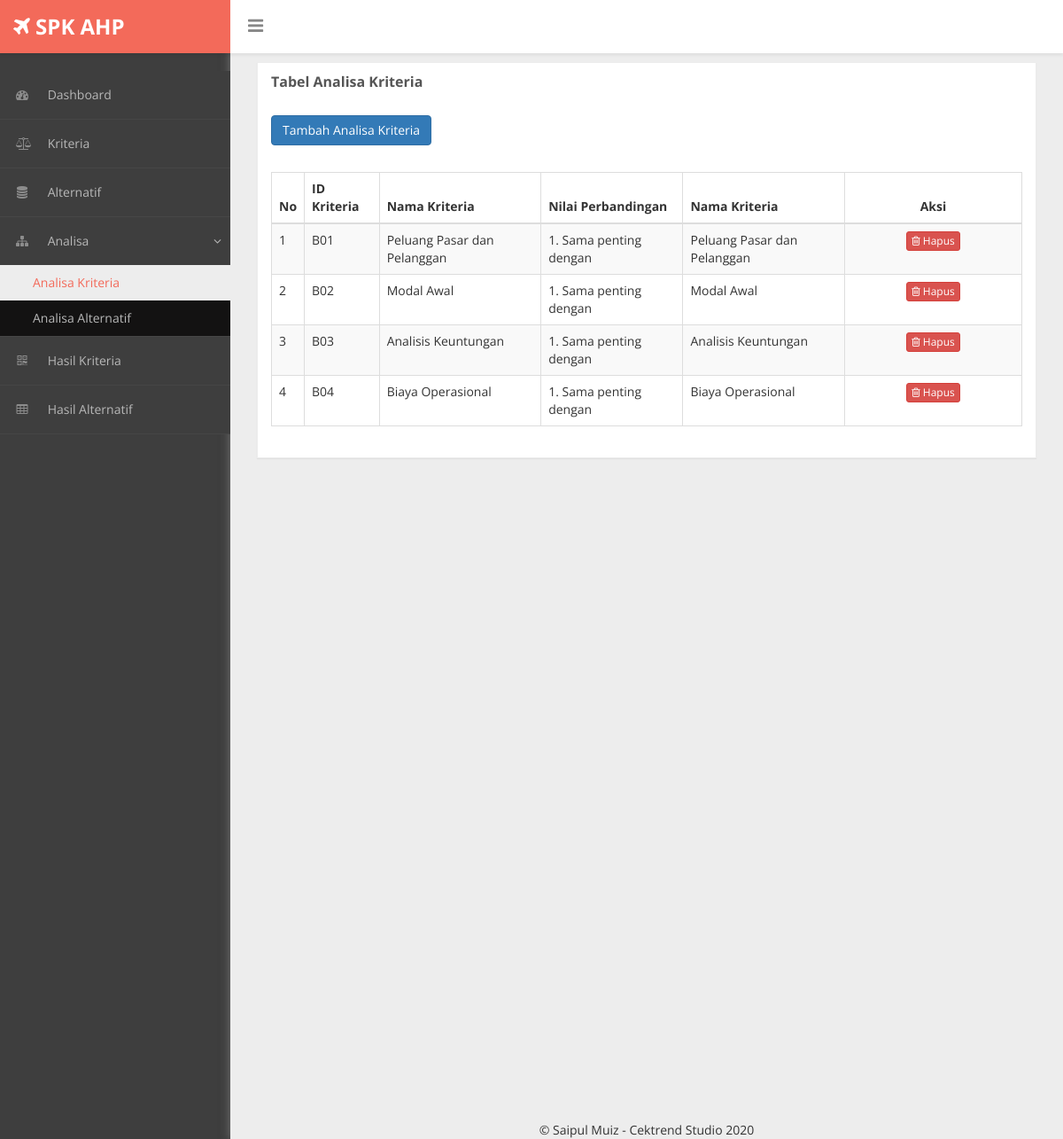
/?modul=analisa_kriteria, run on the app's committed database.
### tables this page shows
CREATE TABLE `tb_perb_kriteria` (
  `id_kriteria` varchar(5) NOT NULL,
  `nilai_banding` int(5) NOT NULL,
  `kriteria1` varchar(30) NOT NULL,
  `nm_banding` varchar(30) NOT NULL,
  `kriteria2` varchar(30) NOT NULL
);

### template/analisa_kriteria.php (the view, shortened to what this page needs)
<?php
    include "koneksi.php";
 ?>
<div id="page-inner">
    <div class="row">
        <div class="col-md-12">
            <div class="panel panel-default">
                <div class="panel-heading">
                    Tabel Analisa Kriteria
                </div>
                <div class="panel-body">
                    <button class="btn btn-primary btn-md" data-toggle="modal" id="addModal" data-target="#add_modal">Tambah Analisa Kriteria</button>
                </div>
                <div class="panel-body">
                    <div class="table-responsive">
                        <table class="table table-striped table-bordered table-hover">
                            <thead>
                                <tr>
                                    <th scope="col">No</th>
                                    <th scope="col">ID Kriteria</th>
                                    <th scope="col">Nama Kriteria</th>
                                    <th scope="col">Nilai Perbandingan</th>
                                    <th scope="col">Nama Kriteria</th>
                                    <th style="text-align: center;">Aksi</th>
                                </tr>
                            </thead>
                            <tbody id="dataAnalisaKriteria">
                            <?php
                                $query = mysqli_query($koneksi, "SELECT * FROM tb_perb_kriteria");
                                $no = 1;
                                while ($row = mysqli_fetch_array($query)) {
                                ?>
                                <tr>
                                    <td><?php echo $no; ?></td>
                                    <td><?php echo $row[0]; ?></td>
                                    <td><?php echo $row[2]; ?></td>
                                    <td><?php echo $row[3]; ?></td>
                                    <td><?php echo $row[4]; ?></td>
                                    <td align="center" width="200">
                                        <button name="hapus" id="<?php echo $row['id_kriteria'] ?>" class="btn btn-danger btn-xs hapus_data" ><i class="fa fa-trash-o"></i> Hapus</button>
                                    </td>
                                </tr>
                                <?php
                                $no++;
                                }
                            ?>
                            </tbody>
                        </table>
                    </div>
                </div>
            </div>
        </div>
    </div>
</div>

### assets/css/custom-styles.css (style rules this page uses)
body { font-family: 'Open Sans', sans-serif; background: #3E3E3E; }
#page-inner { width:100%; margin:0 20px 10px 0px; background-color:transparent; padding: 15px 30px; min-height:1200px; }
.panel { border-radius:0px; }
.panel-default { border-color: #ECECEC; }
.panel-default > .panel-heading { color: #555; border-color: #FFF; font-weight:bold;background: #FFFFFF; font-size: 16px; text-shadow: none; }
.panel-heading { border-bottom: 1px solid transparent; border-top-left-radius: 3px; border-top-right-radius: 3px; }

### data on the page
tb_perb_kriteria: id_kriteria "B01", kriteria1 "Peluang Pasar dan Pelanggan", nm_banding "1. Sama penting dengan", kriteria2 "Peluang Pasar dan Pelanggan"
tb_perb_kriteria: id_kriteria "B02", kriteria1 "Modal Awal", nm_banding "1. Sama penting dengan", kriteria2 "Modal Awal"
tb_perb_kriteria: id_kriteria "B03", kriteria1 "Analisis Keuntungan", nm_banding "1. Sama penting dengan", kriteria2 "Analisis Keuntungan"
tb_perb_kriteria: id_kriteria "B04", kriteria1 "Biaya Operasional", nm_banding "1. Sama penting dengan", kriteria2 "Biaya Operasional"
